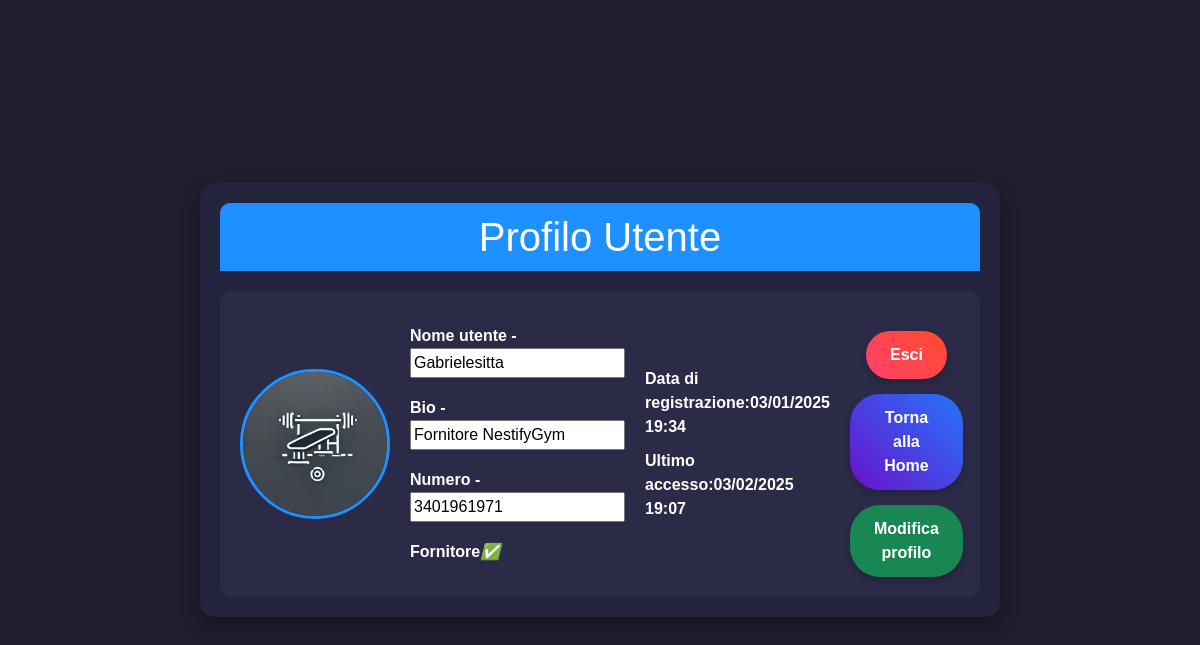
Screenshot of /user/user-view/ (signed in) with the database file from the repository.
### userauths/models.py (models this page shows, shortened)
class Profile(models.Model):
    user = models.OneToOneField(User, on_delete=models.CASCADE) #Quando elimino un utente elimino anche il suo profilo
    image = models.ImageField(upload_to="image")
    full_name = models.CharField(max_length=200, null=True, blank=True)
    bio= models.CharField(max_length=200)
    phone = models.CharField(max_length=200) #+39 3491284782

class User(AbstractUser):
    email = models.EmailField(unique=True)
    username = models.CharField(max_length=100)
    bio = models.CharField(max_length=100)
    is_fornitore = models.BooleanField(default=False)  # Campo per distinguere i fornitori
    USERNAME_FIELD = "email"
    REQUIRED_FIELDS = ['username']

### userauths/views.py (the view, shortened to what this page needs)
# urls.py: path("user-view/", views.user_view, name="user-view"),
@login_required
def user_view(request):
    user = request.user
    profile = Profile.objects.get(user=request.user)
    context = {
        'profile':profile,
        'user': user,
    }
    return render(request, 'userauths/user-page.html', context)

### templates/userauths/user-page.html (shortened to what this page needs)
{% load static %}
<!DOCTYPE html>
<html lang="it">
<head>
    <link rel="stylesheet" href="https://cdn.jsdelivr.net/npm/bootstrap@5.3.0/dist/css/bootstrap.min.css">
    <link rel="stylesheet" href="{% static 'css/userauths_css/user_styles.css' %}">
</head>
<body>
    <div class="profile-container">
        <div class="profile-header">
            <h1>Profilo Utente</h1>
        </div>
        <div class="profile-card">
            <div class="profile-image">
                {% if profile.image %}
                <img src="{{ profile.image.url }}" style="width: 150px; height: 150px;" alt="Immagine profilo">
                {% else %}
                <img src="{% static 'media/def_user.jpg' %}" alt="User Avatar" class="avatar"></a>
                {% endif %}
            </div>
            <div class="profile-details">
                <p><strong>Nome utente -<input class="mb-2"type="text" value="{{ profile.full_name|title }}"></strong></p>
                <p><strong>Bio - <input class="mb-2"type="text" value="{{ profile.bio }}"></strong></p>
                <p><strong>Numero - <input class="mb-2"type="text" value="{{ profile.phone }}"></strong></p>
                {% if profile.user.is_fornitore == True %}
                    <p><strong>Fornitore</strong><i class="fas fa-check-cicle">✅</i></p>
                {% else %}
                    <p><strong>Non sei fornitore</strong><i class="fas fa-x">❌</i></p>
                {%  endif %}
            </div>
            <div class="profile-dates">
                <p><strong>Data di registrazione:{{ user.date_joined|date:"d/m/Y H:i" }}</strong></p>
                <p><strong>Ultimo accesso:{{ user.last_login|date:"d/m/Y H:i" }}</strong></p>
            </div>
            <div class="profile-actions">
                <a href="{% url 'userauths:sign-out' %}" class="btn logout">Esci</a>
                <a href ="{% url 'gymapp:base' %}" class="btn home">Torna alla Home</a>
                <a href ="{% url 'userauths:profile-update'%}" class="btn btn-success">Modifica profilo</a>
            </div>
        </div>
    </div>
</body>
</html>

### static/css/userauths_css/user_styles.css (style rules this page uses)
body { font-family: Arial, sans-serif; background-color: #1e1e2f; color: #ffffff; margin: 0; padding: 0; display: flex; justify-content: center; align-items: center; height: 100vh; }
.profile-container { width: 80%; max-width: 800px; background-color: #24243e; border-radius: 15px; padding: 20px; box-shadow: 0 10px 20px rgba(0, 0, 0, 0.3); }
.profile-header { text-align: center; background-color: #1e90ff; padding: 10px; border-radius: 10px 10px 0 0; margin-bottom: 20px; }
.profile-header h1 { margin: 0; color: #fff; }
.profile-card { display: flex; align-items: center; gap: 20px; padding: 20px; background-color: #2b2b48; border-radius: 10px; }
.profile-image img { width: 120px; height: 120px; border-radius: 50%; border: 3px solid #1e90ff; }
.profile-details, .profile-dates { flex: 1; }
.profile-details p, .profile-dates p { margin: 10px 0; }
.profile-actions { text-align: center; margin-top: 20px; display: flex; flex-direction: column; gap: 15px; align-items: center; }
.btn { padding: 12px 24px; border: none; border-radius: 30px; font-size: 16px; font-weight: bold; cursor: pointer; transition: all 0.3s ease; box-shadow: 0 4px 6px rgba(0, 0, 0, 0.2); }
.btn.logout { background: linear-gradient(45deg, #ff416c, #ff4b2b); color: #fff; }
.btn.home { background: linear-gradient(45deg, #6a11cb, #2575fc); color: #fff; }

### rows the page displays
Profile: image (picture), full_name "Gabrielesitta", bio "Fornitore NestifyGym", phone "3401961971"
User: date_joined "03/01/2025 19:34", last_login "03/02/2025 19:07"
